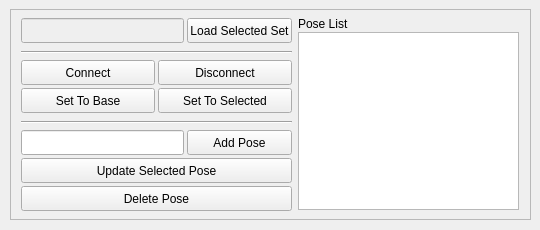
<?xml version="1.0" encoding="UTF-8"?>
<ui version="4.0">
 <class>MainWindow</class>
 <widget class="QMainWindow" name="MainWindow">
  <property name="geometry">
   <rect>
    <x>0</x>
    <y>0</y>
    <width>540</width>
    <height>230</height>
   </rect>
  </property>
  <property name="sizePolicy">
   <sizepolicy hsizetype="Fixed" vsizetype="Fixed">
    <horstretch>0</horstretch>
    <verstretch>0</verstretch>
   </sizepolicy>
  </property>
  <property name="minimumSize">
   <size>
    <width>540</width>
    <height>230</height>
   </size>
  </property>
  <property name="maximumSize">
   <size>
    <width>540</width>
    <height>230</height>
   </size>
  </property>
  <property name="windowTitle">
   <string>Blend Transforms Editor</string>
  </property>
  <widget class="QWidget" name="centralwidget">
   <widget class="QFrame" name="btFrame">
    <property name="enabled">
     <bool>true</bool>
    </property>
    <property name="geometry">
     <rect>
      <x>10</x>
      <y>9</y>
      <width>521</width>
      <height>211</height>
     </rect>
    </property>
    <property name="frameShape">
     <enum>QFrame::StyledPanel</enum>
    </property>
    <property name="frameShadow">
     <enum>QFrame::Sunken</enum>
    </property>
    <widget class="QPushButton" name="setToSelectedButton">
     <property name="geometry">
      <rect>
       <x>148</x>
       <y>79</y>
       <width>134</width>
       <height>25</height>
      </rect>
     </property>
     <property name="text">
      <string>Set To Selected</string>
     </property>
    </widget>
    <widget class="QPushButton" name="setToBaseButton">
     <property name="geometry">
      <rect>
       <x>11</x>
       <y>79</y>
       <width>134</width>
       <height>25</height>
      </rect>
     </property>
     <property name="text">
      <string>Set To Base</string>
     </property>
    </widget>
    <widget class="QPushButton" name="connectButton">
     <property name="geometry">
      <rect>
       <x>11</x>
       <y>51</y>
       <width>134</width>
       <height>25</height>
      </rect>
     </property>
     <property name="text">
      <string>Connect</string>
     </property>
    </widget>
    <widget class="Line" name="line01">
     <property name="geometry">
      <rect>
       <x>11</x>
       <y>42</y>
       <width>271</width>
       <height>3</height>
      </rect>
     </property>
     <property name="orientation">
      <enum>Qt::Horizontal</enum>
     </property>
    </widget>
    <widget class="QPushButton" name="updateSelectedButton">
     <property name="geometry">
      <rect>
       <x>11</x>
       <y>149</y>
       <width>271</width>
       <height>25</height>
      </rect>
     </property>
     <property name="text">
      <string>Update Selected Pose</string>
     </property>
    </widget>
    <widget class="QPushButton" name="addPoseButton">
     <property name="geometry">
      <rect>
       <x>177</x>
       <y>121</y>
       <width>105</width>
       <height>25</height>
      </rect>
     </property>
     <property name="text">
      <string>Add Pose</string>
     </property>
    </widget>
    <widget class="Line" name="line02">
     <property name="geometry">
      <rect>
       <x>11</x>
       <y>112</y>
       <width>271</width>
       <height>3</height>
      </rect>
     </property>
     <property name="orientation">
      <enum>Qt::Horizontal</enum>
     </property>
    </widget>
    <widget class="QLabel" name="poseListLabel">
     <property name="geometry">
      <rect>
       <x>288</x>
       <y>7</y>
       <width>51</width>
       <height>16</height>
      </rect>
     </property>
     <property name="text">
      <string>Pose List</string>
     </property>
    </widget>
    <widget class="QPushButton" name="disconnectButton">
     <property name="geometry">
      <rect>
       <x>148</x>
       <y>51</y>
       <width>134</width>
       <height>25</height>
      </rect>
     </property>
     <property name="text">
      <string>Disconnect</string>
     </property>
    </widget>
    <widget class="QPushButton" name="deletePoseButton">
     <property name="geometry">
      <rect>
       <x>11</x>
       <y>177</y>
       <width>271</width>
       <height>25</height>
      </rect>
     </property>
     <property name="text">
      <string>Delete Pose</string>
     </property>
    </widget>
    <widget class="QLineEdit" name="poseEdit">
     <property name="geometry">
      <rect>
       <x>11</x>
       <y>121</y>
       <width>163</width>
       <height>25</height>
      </rect>
     </property>
    </widget>
    <widget class="QLineEdit" name="setEdit">
     <property name="enabled">
      <bool>false</bool>
     </property>
     <property name="geometry">
      <rect>
       <x>11</x>
       <y>9</y>
       <width>163</width>
       <height>25</height>
      </rect>
     </property>
    </widget>
    <widget class="QPushButton" name="loadSelectedButton">
     <property name="geometry">
      <rect>
       <x>177</x>
       <y>9</y>
       <width>105</width>
       <height>25</height>
      </rect>
     </property>
     <property name="text">
      <string>Load Selected Set</string>
     </property>
    </widget>
    <widget class="QListWidget" name="poseList">
     <property name="geometry">
      <rect>
       <x>288</x>
       <y>23</y>
       <width>221</width>
       <height>178</height>
      </rect>
     </property>
    </widget>
   </widget>
  </widget>
 </widget>
 <resources/>
 <connections/>
</ui>
